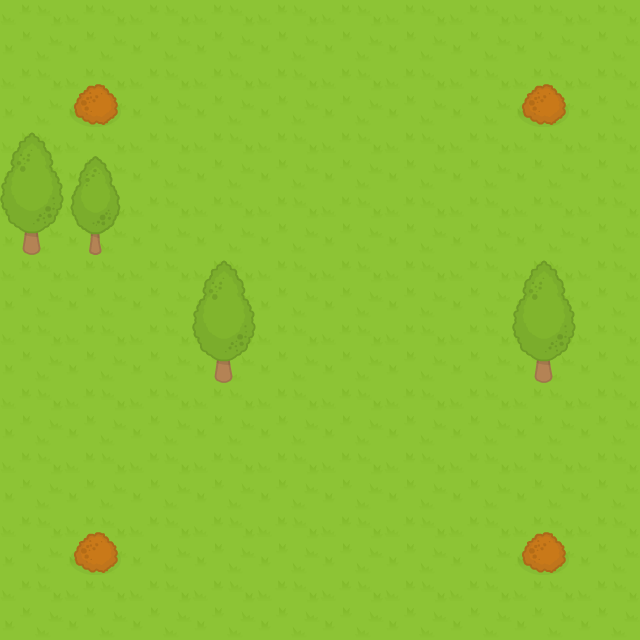

Below is a game level as drawn by its tile map, then a one-line description and the .tmx file that defines it, in full:
An orthogonal 10x10 tile map with 64x64 px tiles, 2 tile layers (Background, Blocked) and 9 objects (4x Coin, 3x Enemy, StartingPosition, Portal).

<map version="1.2" tiledversion="1.3.4" orientation="orthogonal" renderorder="right-down" width="10" height="10" tilewidth="64" tileheight="64" infinite="0" nextlayerid="9" nextobjectid="10">
 <editorsettings>
  <export target="test" format="json" />
 </editorsettings>
 <tileset firstgid="1" name="RPGpack_sheet" tilewidth="64" tileheight="64" tilecount="260" columns="20">
  <image source="../Source-Files-Develop-an-Action-RPG-with-Phaser-3-updated-05042020/Source-Files-Develop-an-Action-RPG-with-Phaser-3-4/01_Creating a Level in Tiled/project_start/RPGpack_sheet.png" width="1280" height="832" />
 </tileset>
 <layer id="2" name="Background" width="10" height="10" locked="1">
  <data encoding="csv">
22,22,22,22,22,22,22,22,22,22,
22,22,22,22,22,22,22,22,22,22,
22,22,22,22,22,22,22,22,22,22,
22,22,22,22,22,22,22,22,22,22,
22,22,22,22,22,22,22,22,22,22,
22,22,22,22,22,22,22,22,22,22,
22,22,22,22,22,22,22,22,22,22,
22,22,22,22,22,22,22,22,22,22,
22,22,22,22,22,22,22,22,22,22,
22,22,22,22,22,22,22,22,22,22
</data>
 </layer>
 <layer id="4" name="Blocked" width="10" height="10">
  <data encoding="csv">
0,0,0,0,0,0,0,0,0,0,
0,183,0,0,0,0,0,0,183,0,
201,202,0,0,0,0,0,0,0,0,
221,222,0,0,0,0,0,0,0,0,
0,0,0,201,0,0,0,0,201,0,
0,0,0,221,0,0,0,0,221,0,
0,0,0,0,0,0,0,0,0,0,
0,0,0,0,0,0,0,0,0,0,
0,183,0,0,0,0,0,0,183,0,
0,0,0,0,0,0,0,0,0,0
</data>
 </layer>
 <objectgroup id="5" name="Player">
  <object id="1" name="StartingPosition" type="StartingPosition" x="288.755" y="564.733">
   <point />
  </object>
 </objectgroup>
 <objectgroup id="6" name="Enemies" locked="1">
  <object id="7" name="Enemy" type="Enemy" x="298.976" y="169.931">
   <point />
  </object>
  <object id="8" name="Enemy" type="Enemy" x="99.6588" y="360.305">
   <point />
  </object>
  <object id="9" name="Enemy" type="Enemy" x="485.517" y="618.396">
   <point />
  </object>
 </objectgroup>
 <objectgroup id="7" name="Coins" locked="1">
  <object id="2" name="Coin" type="Coin" x="145.655" y="111.158">
   <point />
  </object>
  <object id="3" name="Coin" type="Coin" x="557.067" y="180.152">
   <point />
  </object>
  <object id="4" name="Coin" type="Coin" x="192.929" y="330.918">
   <point />
  </object>
  <object id="6" name="Coin" type="Coin" x="545.568" y="443.354">
   <point />
  </object>
 </objectgroup>
 <objectgroup id="8" name="Portal" locked="1">
  <object id="5" name="Portal" type="Portal" x="342.417" y="40.8857">
   <point />
  </object>
 </objectgroup>
</map>
